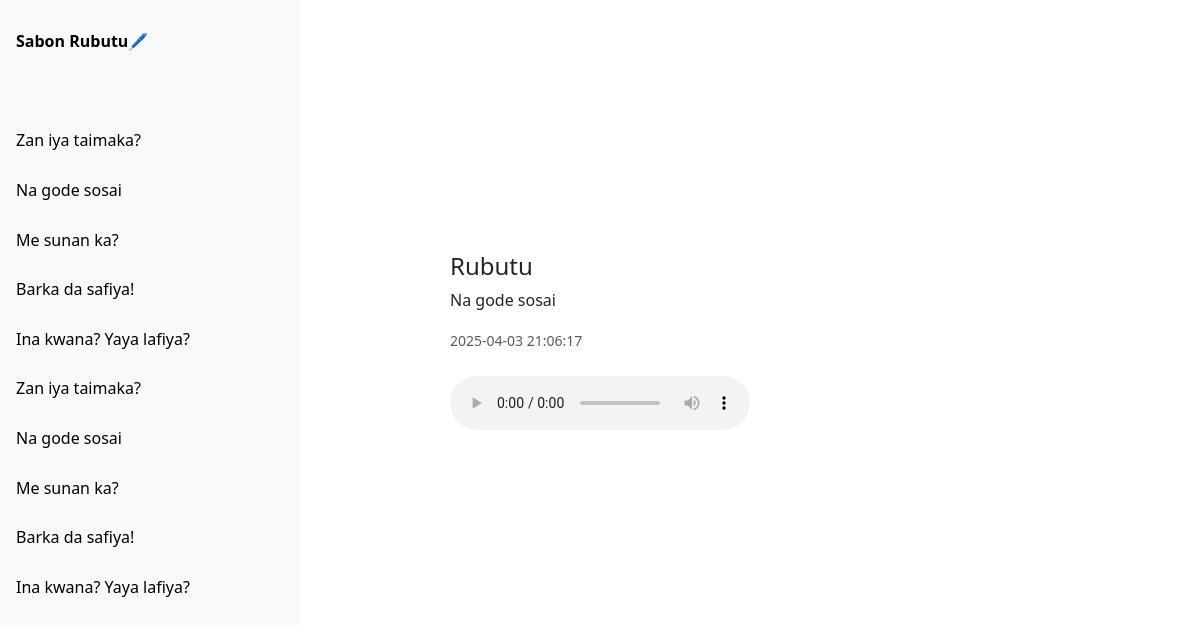
Page /history/9 on the committed database.
### tables this page shows
CREATE TABLE tts_history (
            id INTEGER PRIMARY KEY AUTOINCREMENT,
            text TEXT NOT NULL,
            audio_file TEXT NOT NULL,
            timestamp DATETIME DEFAULT CURRENT_TIMESTAMP
        );

### app.py (the view)
@app.route('/history/<int:item_id>')
def view_history(item_id):
    history = get_all_history()
    with sqlite3.connect(DB_PATH) as conn:
        row = conn.execute("SELECT text, audio_file, timestamp FROM tts_history WHERE id = ?", (item_id,)).fetchone()
    return render_template('history.html', item=row, history=history)

### app.py (called while the page is built)
def get_all_history():
    with sqlite3.connect(DB_PATH) as conn:
        return conn.execute("SELECT id, text FROM tts_history ORDER BY id DESC").fetchall()

### templates/history.html (shortened to what this page needs)
{% extends 'base.html' %}
{% block content %}
    <div class="d-flex justify-content-center align-items-center" style="min-height: 80vh;">
        <div class="w-100" style="max-width: 600px;">
            <h4 class="mb-2">Rubutu</h4>
            <p>{{ item[0] }}</p>
            <small class="text-muted">{{ item[2] }}</small>
            <br><br>
            <audio controls>
                <source src="{{ url_for('static', filename=item[1].split('static')[1]) }}" type="audio/mpeg">
            </audio>
        </div>
    </div>
{% endblock %}

### templates/base.html (shortened to what this page needs)
<!DOCTYPE html>
<html lang="ha">
<head>
    <link href="https://cdn.jsdelivr.net/npm/bootstrap@5.3.2/dist/css/bootstrap.min.css" rel="stylesheet">
    <link href="https://cdnjs.cloudflare.com/ajax/libs/font-awesome/5.15.4/css/all.min.css" rel="stylesheet">
</head>
<body>
<div class="row g-0">
    <div class="col-md-3 sidebar">
        <a class="new_text" href="{{ url_for('new_text') }}"><strong>Sabon Rubutu🖊</strong></a>
        {% for item in history %}
            <a href="{{ url_for('view_history', item_id=item[0]) }}">{{ item[1][:30] }}{% if item[1]|length > 30 %}...{% endif %}</a>
        {% endfor %}
    </div>
    <div class="col-md-9 p-4">
        {% block content %}{% endblock %}
    </div>
</div>
</body>
</html>

### templates/base.html (style rules this page uses)
body { overflow-x: hidden; }
.sidebar { height: 100vh; background-color: #f8f9fa; padding-top: 1rem; overflow-y: auto; }
.sidebar a { display: block; padding: 0.8rem 1rem; color: #000; text-decoration: none; }
.new_text { margin-bottom: 50px; }

### rows in the picture
tts_history: text "Zan iya taimaka?"
tts_history: text "Na gode sosai", timestamp "2025-04-03 21:06:17"
tts_history: text "Me sunan ka?"
tts_history: text "Barka da safiya!"
tts_history: text "Ina kwana? Yaya lafiya?"
tts_history: text "Zan iya taimaka?"
tts_history: text "Na gode sosai"
tts_history: text "Me sunan ka?"
tts_history: text "Barka da safiya!"
tts_history: text "Ina kwana? Yaya lafiya?"
